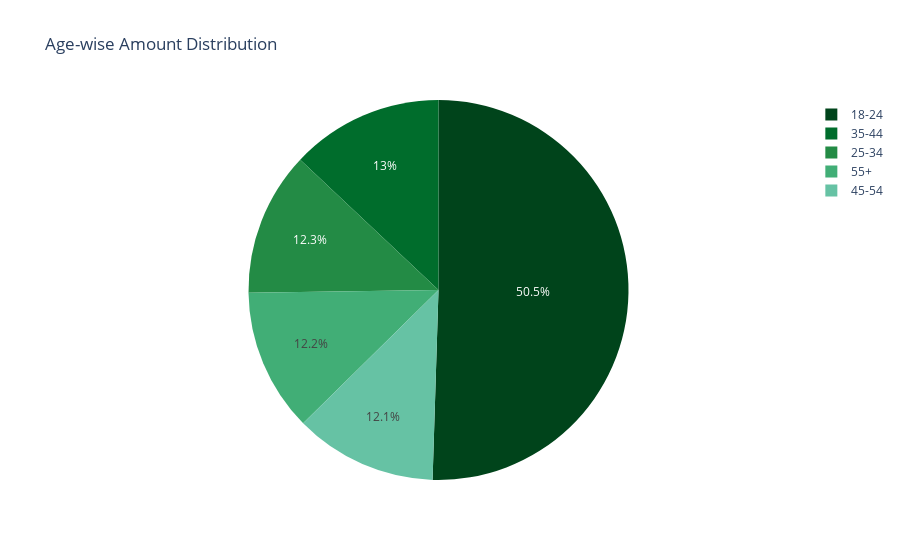

Write notebook code for a chart like this one.
### Code cell
px.pie(df_age, values='amount', names='age', color_discrete_sequence=px.colors.sequential.BuGn_r, title='Age-wise Amount Distribution')

### Figure 1 — Plotly figure (JSON) as saved in the notebook; plotly's stock layout.template omitted (floating-point values rounded to 4 significant figures)
{"data": [{"domain": {"x": [0, 1], "y": [0, 1]}, "hovertemplate": "age=%{label}<br>amount=%{value}<extra></extra>", "labels": ["18-24", "35-44", "25-34", "55+", "45-54"], "legendgroup": "", "name": "", "showlegend": true, "type": "pie", "values": [411077, 105597, 99763, 98938, 98695]}], "layout": {"legend": {"tracegroupgap": 0}, "piecolorway": ["rgb(0,68,27)", "rgb(0,109,44)", "rgb(35,139,69)", "rgb(65,174,118)", "rgb(102,194,164)", "rgb(153,216,201)", "rgb(204,236,230)", "rgb(229,245,249)", "rgb(247,252,253)"], "title": {"text": "Age-wise Amount Distribution"}}}
